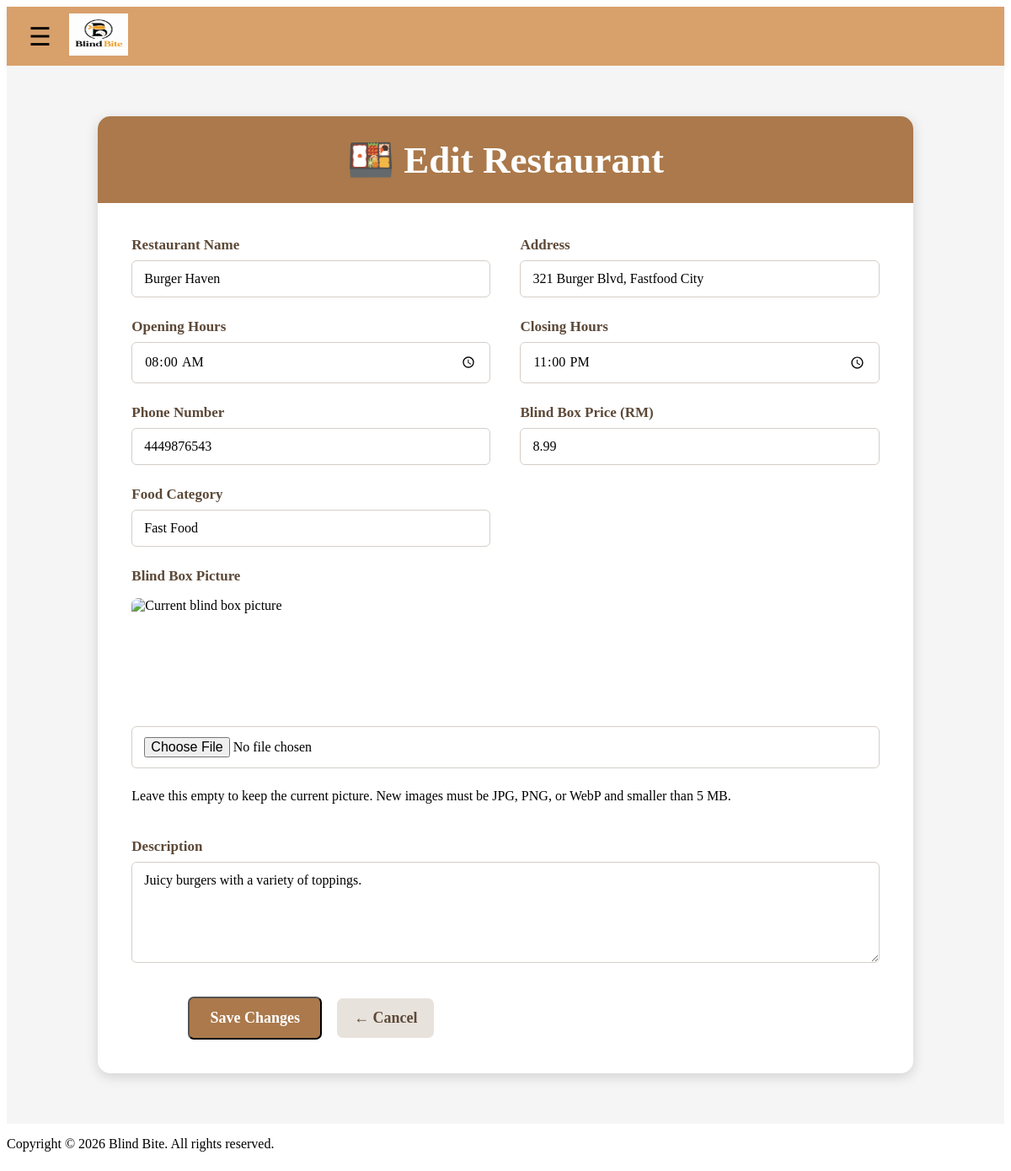
Page /admin/edit_restaurant.php?restaurant=Burger+Haven (signed in) on the committed database.
### tables this page shows
CREATE TABLE restaurants (
    restaurant_name VARCHAR(100) PRIMARY KEY,
    restaurant_address VARCHAR(100) NOT NULL UNIQUE,
    restaurant_opening_hours TIME NOT NULL,
    restaurant_closing_hours TIME NOT NULL,
    restaurant_phone_number VARCHAR(20) NOT NULL UNIQUE,
    blind_box_price DECIMAL(10,2) NOT NULL,
    blind_box_description TEXT NOT NULL,
    blind_box_image VARCHAR(255) DEFAULT NULL,
    blind_box_food_category TEXT NOT NULL
);

### includes/restaurant_image.php (called while the page is built, shortened)
<?php
function restaurant_image_url(?string $filename): string
{
    $default_url = BASE_URL . '/images/BBbox.png';
    if (!$filename || basename($filename) !== $filename) {
        return $default_url;
    }
    return BASE_URL . '/images/restaurants/' . rawurlencode($filename);
}
?>

### admin/edit_restaurant.php (the view, shortened to what this page needs)
<?php
include '../config/db_connect.php';
require_once '../includes/restaurant_image.php';
$original_name = isset($_GET['restaurant']) ? $_GET['restaurant'] : (isset($_POST['original_restaurant_name']) ? $_POST['original_restaurant_name'] : '');
$stmt = $conn->prepare("SELECT * FROM restaurants WHERE restaurant_name = ?");
$stmt->bind_param("s", $original_name);
$stmt->execute();
$result = $stmt->get_result();
$form = $result->fetch_assoc();
?>
<?php include '../includes/header.php'; ?>
<?php include '../includes/adminNavigation.php'; ?>
<link rel="stylesheet" href="<?php echo BASE_URL; ?>/css/admin.css">
<section class="admin-page">
    <div class="admin-card">
        <div class="admin-header">
            <h1>🍱 Edit Restaurant</h1>
        </div>
        <div class="admin-body">
            <form
                method="POST"
                action="edit_restaurant.php"
                class="restaurant-form"
                enctype="multipart/form-data"
            >
                <div class="form-group">
                    <label for="restaurant_name">
                        Restaurant Name
                    </label>
                    <input
                        type="text"
                        id="restaurant_name"
                        name="restaurant_name"
                        minlength="2"
                        maxlength="100"
                        value="<?php echo htmlspecialchars($form['restaurant_name']); ?>"
                        required
                    >
                </div>
                <div class="form-group">
                    <label for="restaurant_address">
                        Address
                    </label>
                    <input
                        type="text"
                        id="restaurant_address"
                        name="restaurant_address"
                        minlength="5"
                        maxlength="100"
                        value="<?php echo htmlspecialchars($form['restaurant_address']); ?>"
                        required
                    >
                </div>
                <div class="form-group">
                    <label for="restaurant_opening_hours">
                        Opening Hours
                    </label>
                    <input
                        type="time"
                        id="restaurant_opening_hours"
                        name="restaurant_opening_hours"
                        value="<?php echo htmlspecialchars(
                            substr($form['restaurant_opening_hours'], 0, 5)
                        ); ?>"
                        required
                    >
                </div>
                <div class="form-group">
                    <label for="restaurant_closing_hours">
                        Closing Hours
                    </label>
                    <input
                        type="time"
                        id="restaurant_closing_hours"
                        name="restaurant_closing_hours"
                        value="<?php echo htmlspecialchars(
                            substr($form['restaurant_closing_hours'], 0, 5)
                        ); ?>"
                        required
                    >
                </div>
                <div class="form-group">
                    <label for="restaurant_phone_number">
                        Phone Number
                    </label>
                    <input
                        type="text"
                        id="restaurant_phone_number"
                        name="restaurant_phone_number"
                        pattern="01[0-9]{8,9}"
                        maxlength="11"
                        inputmode="numeric"
                        title="Enter 10 or 11 digits starting with 01"
                        value="<?php echo htmlspecialchars(
                            $form['restaurant_phone_number']
                        ); ?>"
                        required
                    >
                </div>
                <div class="form-group">
                    <label for="blind_box_price">
                        Blind Box Price (RM)
                    </label>
                    <input
                        type="number"
                        step="0.01"
                        min="0.01"
                        max="99999999.99"
                        id="blind_box_price"
                        name="blind_box_price"
                        value="<?php echo htmlspecialchars(
                            $form['blind_box_price']
                        ); ?>"
                        required
                    >
                </div>
                <div class="form-group">
                    <label for="blind_box_food_category">
                        Food Category
                    </label>
                    <input
                        type="text"
                        id="blind_box_food_category"
                        name="blind_box_food_category"
                        minlength="2"
                        maxlength="50"
                        value="<?php echo htmlspecialchars(
                            $form['blind_box_food_category']
                        ); ?>"
                        required
                    >
                </div>
                <div class="form-group form-full">
                    <label for="blind_box_image">
                        Blind Box Picture
                    </label>
                    <img
                        src="<?php echo htmlspecialchars(restaurant_image_url($form['blind_box_image'] ?? null)); ?>"
                        class="restaurant-image-preview"
                        alt="Current blind box picture"
                    >
                    <input
                        type="file"
                        id="blind_box_image"
                        name="blind_box_image"
                        accept="image/jpeg,image/png,image/webp"
                    >
                    <p class="field-hint">
                        Leave this empty to keep the current picture. New images must be JPG, PNG, or WebP and smaller than 5 MB.
                    </p>
                </div>
                <div class="form-group form-full">
                    <label for="blind_box_description">
                        Description
                    </label>
                    <textarea
                        id="blind_box_description"
                        name="blind_box_description"
                        rows="5"
                        minlength="10"
                        maxlength="1000"
                        required
                    ><?php echo htmlspecialchars(
                        $form['blind_box_description']
                    ); ?></textarea>
                </div>
                <div class="restaurant-form-actions">
                    <button
                        type="submit"
                        class="admin-action-btn add-btn"
                    >
                        Save Changes
                    </button>
                    <a
                        href="restaurants.php"
                        class="admin-action-btn back-btn"
                    >
                        ← Cancel
                    </a>
                </div>
            </form>
        </div>
    </div>
</section>
<?php include '../includes/footer.php'; ?>

### css/style.css (style rules this page uses)
.back-btn { display:flex; align-items:center; gap:6px; border:none; background:none; cursor:pointer; color:#8f623c; font-size:15px; font-weight:600; padding:6px 10px; border-radius:20px; transition:background 0.2s ease, transform 0.15s ease, color 0.2s ease; }

### css/admin.css (style rules this page uses)
.admin-page { min-height: 70vh; padding: 60px 7%; background: #f5f5f5; box-sizing: border-box; }
.admin-card { width: 95%; max-width: 1300px; margin: 0 auto; background: #ffffff; border-radius: 15px; overflow: hidden; box-shadow: 0 4px 15px rgba(0, 0, 0, 0.15); }
.admin-header { background: #ab794b; padding: 25px; text-align: center; font-size: 45px; }
.admin-header h1 { margin: 0; color: white; font-size: 45px; }
.admin-body { padding: 40px; }
.admin-action-btn { display: inline-block; padding: 12px 22px; border-radius: 7px; text-decoration: none; font-size: 16px; font-weight: bold; transition: 0.2s; }
.add-btn { background-color: #ab794b; color: white; }
.restaurant-form { display: grid; grid-template-columns: repeat(2, 1fr); gap: 25px 35px; width: 100%; }
.form-group { display: flex; flex-direction: column; gap: 8px; }
.form-group label { font-size: 17px; font-weight: bold; color: #5d4938; }
.form-group input, .form-group textarea { width: 100%; box-sizing: border-box; padding: 12px 14px; border: 1px solid #d5cec8; border-radius: 6px; background-color: #ffffff; font-size: 16px; font-family: inherit; outline: none; }
.form-group textarea { resize: vertical; min-height: 120px; }
.form-full { grid-column: 1 / -1; }
.restaurant-form-actions { display: flex; justify-content: center; align-items: center; gap: 18px; margin-top: 15px; }
.restaurant-form-actions .admin-action-btn { padding: 13px 24px; text-align: center; box-sizing: border-box; border-radius: 7px; font-size: 18px; font-weight: bold; font-family: inherit; }
.restaurant-form-actions .add-btn { background-color: #ab794b; color: white; }
.restaurant-form-actions .back-btn { background-color: #e8e2dc; color: #5d4938; padding-left: 20px; padding-right: 20px; min-width: auto; }
.restaurant-image-preview { display: block; width: 180px; height: 130px; margin: 8px 0 14px; border-radius: 8px; object-fit: cover; }

### rows in the picture
restaurants: restaurant_name "Burger Haven", restaurant_address "321 Burger Blvd, Fastfood City", restaurant_opening_hours "08:00", restaurant_closing_hours "23:00", restaurant_phone_number "4449876543", blind_box_price "8.99", blind_box_food_category "Fast Food", blind_box_description "Juicy burgers with a variety of toppings."
